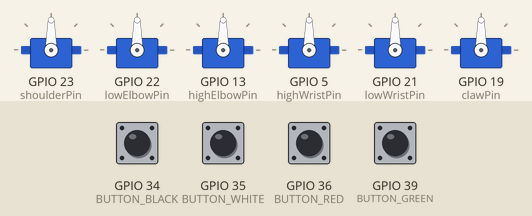
This sketch was run on a simulated ESP32. Parts: 6 × servo. The inputs (shaded band) are chosen by the test bench; at power-on: GPIO 34 (BUTTON_BLACK), GPIO 35 (BUTTON_WHITE), GPIO 36 (BUTTON_RED), GPIO 39 (BUTTON_GREEN) HIGH.

Above: at 1.2 s.
1.3 s: GPIO 36 (BUTTON_RED) pulled LOW for 0.15 s
At 4.2 s:
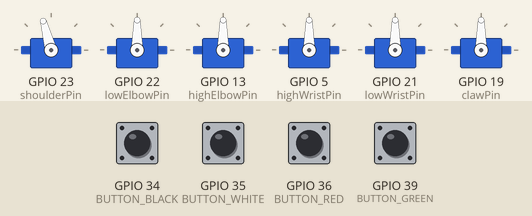
At 13.8 s:
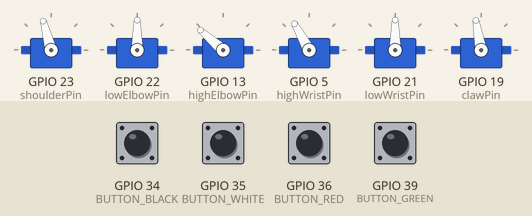
Timing chart, 0 to 15.3 s (numbered marks = the images above; inputs shaded):
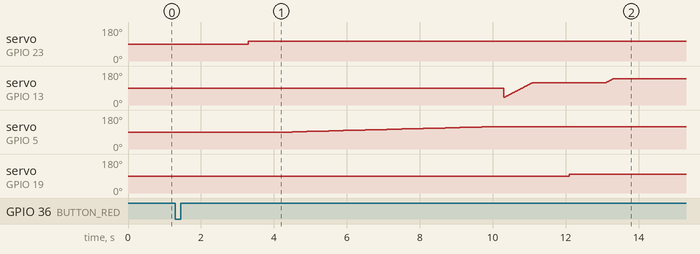

The sketch:

FInal_code.ino
```cpp
#include <ESP32Servo.h>

//pin assignment buttons
#define BUTTON_RED 36
#define BUTTON_GREEN 39
#define BUTTON_BLACK 34
#define BUTTON_WHITE 35


//Button Variables
int lastStateRed = HIGH; // the previous state from the input pin
int lastStateGreen = HIGH;
int lastStateBlack = HIGH;
int lastStateWhite = HIGH;
int currentStateRed;     // the current reading from the input pin
int currentStateGreen;
int currentStateBlack;
int currentStateWhite;

//pin assignment servos
static const int shoulderPin = 23;
static const int lowElbowPin = 22;
static const int highElbowPin = 13;
static const int highWristPin = 05;
static const int lowWristPin = 21;
static const int clawPin = 19;

//servo variable
 int shoulderPos = 93;
 int lowElbowPos = 110;
 int highElbowPos = 40;
 int highWristPos = 90;
 int lowWristPos= 90;

//class assignment
Servo shoulder;
Servo lowElbow;
Servo highElbow;
Servo highWrist;
Servo lowWrist;
Servo claw;

void setup() {
  Serial.begin(9600);

  //Buttons assigned to Push to make
  pinMode(BUTTON_RED, INPUT_PULLUP);
  pinMode(BUTTON_GREEN, INPUT_PULLUP);
  pinMode(BUTTON_BLACK, INPUT_PULLUP);
  pinMode(BUTTON_WHITE, INPUT_PULLUP);

  //Servo class assignment and PWM cycles
  shoulder.attach(shoulderPin, 900, 2100);
  lowElbow.attach(lowElbowPin,900, 2100);
  highElbow.attach(highElbowPin, 1500, 1900);
  highWrist.attach(highWristPin);
  lowWrist.attach(lowWristPin);
  claw.attach(clawPin);


}

void loop() {

  //button read
  currentStateRed = digitalRead(BUTTON_RED);
  currentStateGreen = digitalRead(BUTTON_GREEN);
  currentStateBlack = digitalRead(BUTTON_BLACK);
  currentStateWhite = digitalRead(BUTTON_WHITE);

  //Green Button press check
  if(lastStateGreen == HIGH && currentStateGreen == LOW){
  //home position

      shoulder.write(shoulderPos);
      lowElbow.write(lowElbowPos);
      highElbow.write(highElbowPos);
      highWrist.write(highWristPos);
      lowWrist.write(lowWristPos);
    }
  else if (lastStateGreen == LOW && currentStateGreen == HIGH){}

  //White Button press check
  if(lastStateWhite == HIGH && currentStateWhite == LOW){
  // Lift out
      claw.write(15);
      delay(1000);
  for (int i=highElbowPos; i > 40; i--) {
      highElbow.write(i);
      highElbowPos = i;
      delay(10);
      }
  }
  else if (lastStateWhite == LOW && currentStateWhite == HIGH){}

  //Red Button press check
  if(lastStateRed == HIGH && currentStateRed == LOW){
  delay(2000);
  //Position 1
  shoulder.write(105);
  delay(1000);
   for (int i=highWristPos; i < 120; i++) {
      highWrist.write(i);
      highWristPos = i;
      delay(200);
      }
 for (int i=highElbowPos; i < 120; i++) {
      highElbow.write(i);
      highElbowPos = i;
      delay(10);
      }
      delay(1000);
      claw.write(100);
      delay(1000);
 for (int i=highElbowPos; i < 140; i++) {
      highElbow.write(i);
      highElbowPos = i;
      delay(10);
      }
      delay(2000);


}
else if (lastStateRed == LOW && currentStateRed == HIGH){}

    //Black button press check
if(lastStateBlack == HIGH && currentStateBlack == LOW){
//position 2
    delay(2000);
    shoulder.write(82);
    delay(1000);
  for (int i=highWristPos; i < 120; i++) {
      highWrist.write(i);
      highWristPos = i;
      delay(200);
      }
 for (int i=highElbowPos; i < 120; i++) {
      highElbow.write(i);
      highElbowPos = i;
      delay(10);
      }
      delay(1000);
      claw.write(100);
      delay(1000);
 for (int i=highElbowPos; i < 140; i++) {
      highElbow.write(i);
      highElbowPos = i;
      delay(10);
      }
      delay(2000);
}
      else if (lastStateBlack == LOW && currentStateBlack == HIGH){}


}
```

Measured:
- after the input at 1.3 s, servo on GPIO 23 (shoulderPin): 90° → 105° after 2.0 s; servo on GPIO 5 (highWristPin): moves from 90° to 119° over 5.6 s, starting after 3.2 s; servo on GPIO 19 (clawPin): 90° → 100° after 10.8 s
